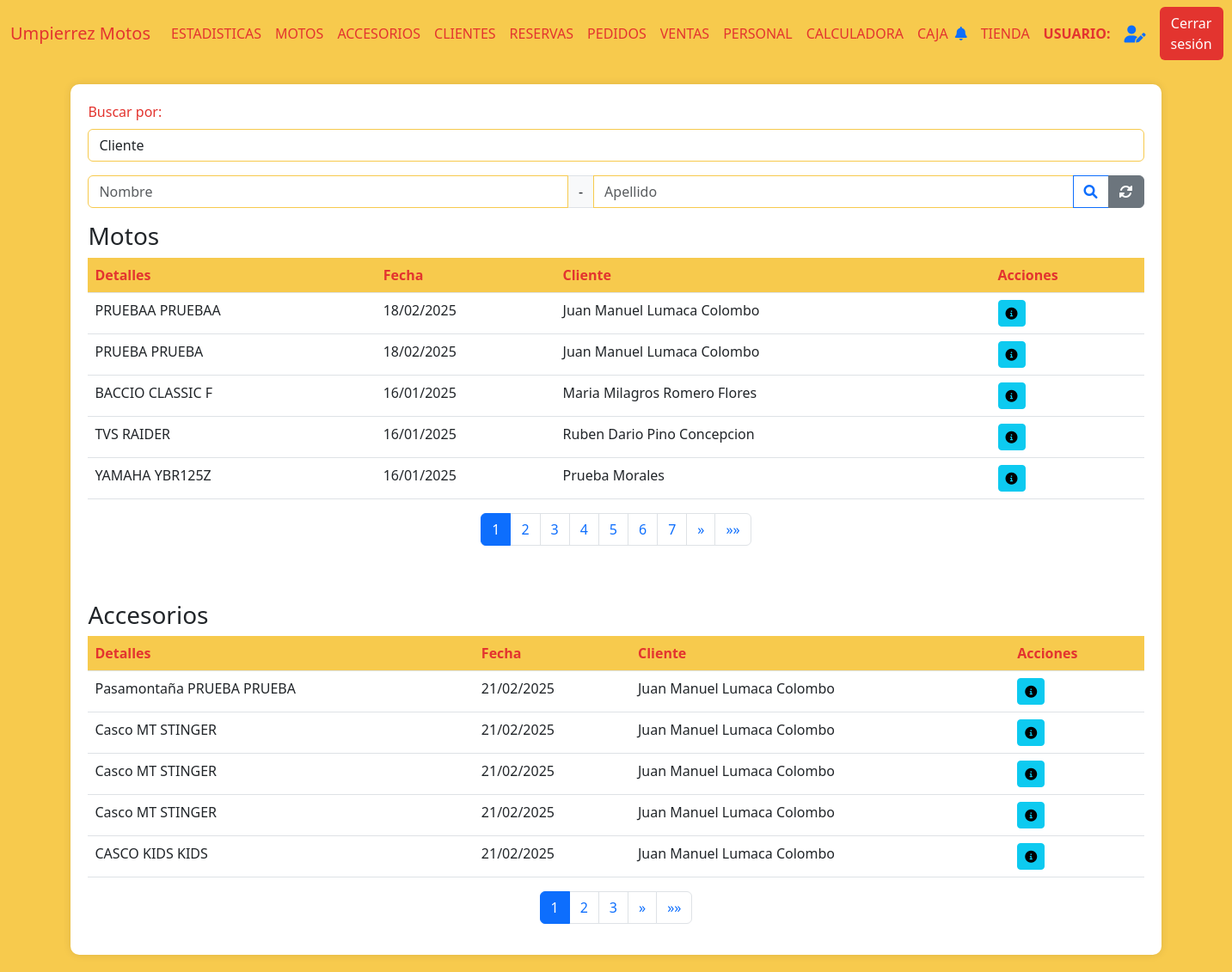
Screenshot of /ventas (signed in) with the database file from the repository.
### AppUM/models.py (models this page shows)
class ComprasVentas(models.Model):
    moto = models.ForeignKey(Moto, related_name='moto_cliente', on_delete=models.CASCADE)
    cliente = models.ForeignKey(Cliente, related_name='cliente_moto', on_delete=models.CASCADE)
    fecha_compra = models.DateField()
    fotocopia_libreta = models.ImageField(null=True, blank=True, upload_to="documentacion/libretas/")
    compra_venta = models.FileField(null=True, blank=True, upload_to="documentacion/compra_venta/")
    certificado_venta = models.FileField(null=True, blank=True, upload_to="documentacion/certificado_venta/")
    tipo = models.CharField(max_length=20)
    forma_de_pago = models.TextField(null=True, blank=True)
    facturas = models.FileField(null=True, blank=True, upload_to="documentacion/facturas_motos/")
    class Meta:
        pass

class ClienteAccesorio(models.Model):
    accesorio = models.ForeignKey(Accesorio, related_name='accesorio_cliente', on_delete=models.CASCADE)
    cliente = models.ForeignKey(Cliente, related_name='cliente_cliente', on_delete=models.CASCADE)
    fecha_compra = models.DateField()
    factura = models.IntegerField(null=True)
    factura_rut = models.IntegerField(null=True)
    factura_documento = models.FileField(null=True, blank=True, upload_to="documentacion/facturas_accesorios/")
    codigo_compra = models.IntegerField(null=True,default=0)

### AppUM/decorators.py (the view)
    def _wrapped_view(request, *args, **kwargs):
        user = request.user
        if user.is_authenticated:
            usuario_consulta = Personal.objects.filter(usuario=user.username).first()
            if usuario_consulta:
                if Administrativo.objects.filter(personal_ptr_id=usuario_consulta.id,activo=1).exists():
                    return view_func(request, *args, **kwargs)
                else:
                    raise PermissionDenied
            else:
                return view_func(request, *args, **kwargs)
        else:
            return redirect('Login')  # Redirigir al login si no está autenticado

### AppUM/context_processors.py (called while the page is built)
def cantidad_solicitudes_no_leidas(req):
    if req.user.is_authenticated:
        usuario = req.user
        usuario_actual = Personal.objects.filter(usuario=usuario.username).first()
        notificaciones = NotificacionPersonal.objects.filter(personal=usuario_actual,leido=0).count()
    else:
        notificaciones = 0
    return {'notificaciones': notificaciones}

### AppUM/functions.py (called while the page is built)
def funcion_paginas_varias(req,instancia_model):
    paginator = Paginator(instancia_model, 5)  # 5 motos por página
    page_number = req.GET.get('page')  # Obtiene el número de página desde la URL
    page_obj = paginator.get_page(page_number)
    return page_obj

### AppUM/templates/perfil_administrativo/ventas/ventas.html (shortened to what this page needs)
{% extends "perfil_administrativo/padre_perfil_administrativo.html" %}
{% load static %}
{% block contenidoQueCambia %}
<div class="table-container" id="inventarios">
    <div class="mb-3">
        <label for="estado" class="form-label">Buscar por:</label>
        <select class="form-control" name="estado_accesorio" id="tipo_busqueda" onchange="tipo_busqueda()">
            <option value="cliente">Cliente</option>
        </select>
    </div>
    <form action="{% url 'VentasCliente' %}" enctype="multipart/form-data" method="get" id="busqueda_cliente">
        <div class="input-group mb-3">
            <input type="text" class="form-control" name="nombre" placeholder="Nombre">
            <span class="input-group-text">-</span>
            <input type="text" class="form-control" name="apellido" placeholder="Apellido">
            <button class="btn btn-outline-primary" type="submit">
                <i class="fas fa-search"></i>
            </button>
            <a href="{% url 'Ventas' %}" class="btn btn-secondary">
                <i class="fas fa-sync-alt"></i>
            </a>
        </div>
    </form>
    <h3>Motos</h3>
    <table class="table">
        <thead>
            <tr>
                <th>Detalles</th>
                <th>Fecha</th>
                <th>Cliente</th>
                <th>Acciones</th>
            </tr>
        </thead>
        <tbody>
            {% if page_obj %}
                {% for moto in page_obj %}
            <tr>
                <td>{{ moto.moto.moto__marca }} {{ moto.moto.moto__modelo }}</td>
                <td>{{ moto.moto.fecha_compra|date:"d/m/Y"}}</td>
                <td>{{ moto.moto.cliente__nombre }} {{ moto.moto.cliente__apellido }}</td>
                <td>
                    <a href="{% url 'ClienteFicha' moto.moto.cliente__id %}"><button class="btn btn-sm btn-info"><i class="fas fa-info-circle"></i></button></a>
                </td>
            </tr>
            {% endfor %}
            {% else %}
                <tr>
                    <td colspan="9" class="text-center text-muted">
                        No hay registros de accesorios disponibles.
                    </td>
                </tr>
            {% endif %}
        </tbody>
    </table>
    <nav aria-label="Page navigation">
        <ul class="pagination justify-content-center">
            {% for num in page_obj.paginator.page_range %}
            <li class="page-item {% if page_obj.number == num %}active{% endif %}">
                <a class="page-link" href="?page={{ num }}">{{ num }}</a>
            </li>
            {% endfor %}
            {% if page_obj.has_next %}
            <li class="page-item">
                <a class="page-link" href="?page={{ page_obj.next_page_number }}" aria-label="Siguiente">
                    <span aria-hidden="true">&raquo;</span>
                </a>
            </li>
            <li class="page-item">
                <a class="page-link" href="?page={{ page_obj.paginator.num_pages }}" aria-label="Última">
                    <span aria-hidden="true">&raquo;&raquo;</span>
                </a>
            </li>
            {% endif %}
        </ul>
    </nav>
<br>
<br>
    <h3>Accesorios</h3>
    <table class="table">
        <thead>
            <tr>
                <th>Detalles</th>
                <th>Fecha</th>
                <th>Cliente</th>
                <th>Acciones</th>
            </tr>
        </thead>
        <tbody>
            {% if page_objAccs %}
                {% for accesorio in page_objAccs %}
            <tr>
                <td>{{ accesorio.accesorio.accesorio__tipo }} {{ accesorio.accesorio.accesorio__marca }} {{ accesorio.accesorio.accesorio__modelo }}</td>
                <td>{{ accesorio.accesorio.fecha_compra|date:"d/m/Y"}}</td>
                <td>{{ accesorio.accesorio.cliente__nombre }} {{ accesorio.accesorio.cliente__apellido }}</td>
                <td>
                    <a href="{% url 'ClienteFicha' accesorio.accesorio.cliente__id %}"><button class="btn btn-sm btn-info"><i class="fas fa-info-circle"></i></button></a>
                </td>
            </tr>
            {% endfor %}
            {% else %}
                <tr>
                    <td colspan="9" class="text-center text-muted">
                        No hay registros de accesorios disponibles.
                    </td>
                </tr>
            {% endif %}
        </tbody>
    </table>
    <nav aria-label="Page navigation">
        <ul class="pagination justify-content-center">
            {% for num in page_objAccs.paginator.page_range %}
            <li class="page-item {% if page_objAccs.number == num %}active{% endif %}">
                <a class="page-link" href="?page={{ num }}">{{ num }}</a>
            </li>
            {% endfor %}
            {% if page_objAccs.has_next %}
            <li class="page-item">
                <a class="page-link" href="?page={{ page_objAccs.next_page_number }}" aria-label="Siguiente">
                    <span aria-hidden="true">&raquo;</span>
                </a>
            </li>
            <li class="page-item">
                <a class="page-link" href="?page={{ page_objAccs.paginator.num_pages }}" aria-label="Última">
                    <span aria-hidden="true">&raquo;&raquo;</span>
                </a>
            </li>
            {% endif %}
        </ul>
    </nav>
</div>
{% endblock %}

### AppUM/static/css/styles.css (style rules this page uses)
body { background-color: #f7ca4d; }
.form-label { color: #e3342f; }
.form-control { border-color: #f7ca4d; }
.table-container { background-color: #fff; border-radius: 10px; padding: 20px; box-shadow: 0px 0px 10px rgba(0, 0, 0, 0.1); margin: 20px auto; max-width: 90%; }
.table th { background-color: #f7ca4d; color: #e3342f; }

### rows the page displays
ComprasVentas: moto.moto__marca "PRUEBAA", moto.moto__modelo "PRUEBAA", moto.fecha_compra "18/02/2025", moto.cliente__nombre "Juan Manuel", moto.cliente__apellido "Lumaca Colombo"
ComprasVentas: moto.moto__marca "PRUEBA", moto.moto__modelo "PRUEBA", moto.fecha_compra "18/02/2025", moto.cliente__nombre "Juan Manuel", moto.cliente__apellido "Lumaca Colombo"
ComprasVentas: moto.moto__marca "BACCIO", moto.moto__modelo "CLASSIC F", moto.fecha_compra "16/01/2025", moto.cliente__nombre "Maria Milagros", moto.cliente__apellido "Romero Flores"
ComprasVentas: moto.moto__marca "TVS", moto.moto__modelo "RAIDER", moto.fecha_compra "16/01/2025", moto.cliente__nombre "Ruben Dario", moto.cliente__apellido "Pino Concepcion"
ComprasVentas: moto.moto__marca "YAMAHA", moto.moto__modelo "YBR125Z", moto.fecha_compra "16/01/2025", moto.cliente__nombre "Prueba", moto.cliente__apellido "Morales"
ClienteAccesorio: accesorio.accesorio__tipo "Pasamontaña", accesorio.accesorio__marca "PRUEBA", accesorio.accesorio__modelo "PRUEBA", accesorio.fecha_compra "21/02/2025", accesorio.cliente__nombre "Juan Manuel", accesorio.cliente__apellido "Lumaca Colombo"
ClienteAccesorio: accesorio.accesorio__tipo "Casco", accesorio.accesorio__marca "MT", accesorio.accesorio__modelo "STINGER", accesorio.fecha_compra "21/02/2025", accesorio.cliente__nombre "Juan Manuel", accesorio.cliente__apellido "Lumaca Colombo"
ClienteAccesorio: accesorio.accesorio__tipo "Casco", accesorio.accesorio__marca "MT", accesorio.accesorio__modelo "STINGER", accesorio.fecha_compra "21/02/2025", accesorio.cliente__nombre "Juan Manuel", accesorio.cliente__apellido "Lumaca Colombo"
ClienteAccesorio: accesorio.accesorio__tipo "Casco", accesorio.accesorio__marca "MT", accesorio.accesorio__modelo "STINGER", accesorio.fecha_compra "21/02/2025", accesorio.cliente__nombre "Juan Manuel", accesorio.cliente__apellido "Lumaca Colombo"
ClienteAccesorio: accesorio.accesorio__tipo "CASCO", accesorio.accesorio__marca "KIDS", accesorio.accesorio__modelo "KIDS", accesorio.fecha_compra "21/02/2025", accesorio.cliente__nombre "Juan Manuel", accesorio.cliente__apellido "Lumaca Colombo"

### other values shown
{{ num }} "1" "2" "3" "4" "5" "6" "7"
{{ num }} "1" "2" "3"
